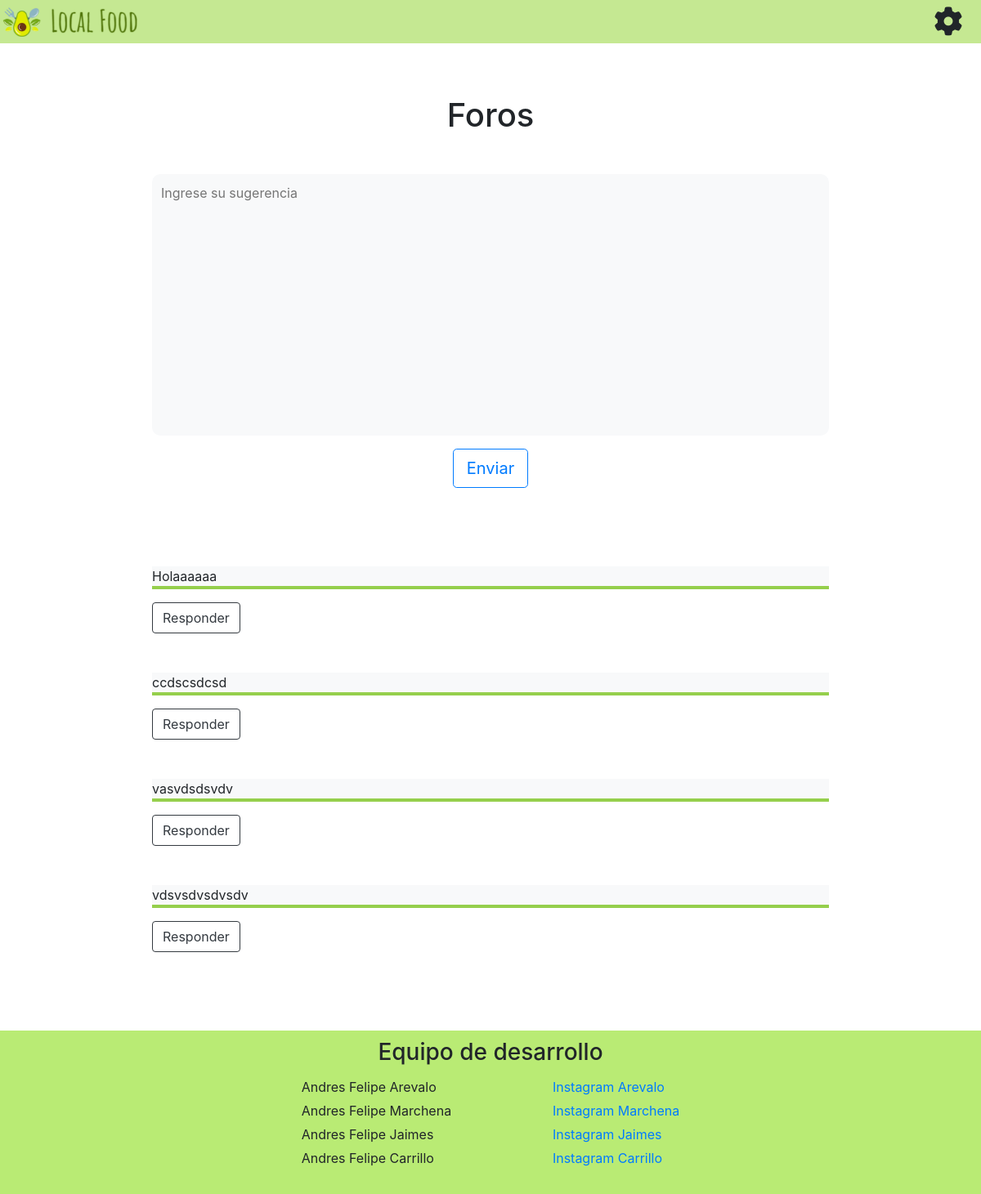
The app's page /comunidad/ (signed in) with its own data.
### Aplicaciones/Comunidad/models.py (models this page shows)
class Comentarios(models.Model):
    id = models.AutoField(primary_key=True)
    text = models.TextField(max_length=2000)
    class Meta:
        db_table = 'Comentarios'

### Aplicaciones/Comunidad/views.py (the view)
# urls.py: path('comunidad/', views.comentar, name = 'comenComunidad'),
def comentar(request):
    if request.method == 'POST':
        print(request.POST['comentario'])
        comentario = request.POST['comentario']
        obj_comment = Comentarios(text=comentario)
        obj_comment.save()
        return redirect('comenComunidad')
    else:
        mis_comentarios = Comentarios.objects.all()
        return render(request, 'create_thread.html',{'c':mis_comentarios})

### Aplicaciones/Comunidad/templates/create_thread.html (shortened to what this page needs)
{% extends "layouts/base2.html" %}
{% load static %}
{% block content %}
<link rel="stylesheet" href="https://stackpath.bootstrapcdn.com/bootstrap/4.3.1/css/bootstrap.min.css"/>
<link rel="stylesheet" href="{% static 'css/comunidad.css' %}">
    <div class="rounded-4 py-5 px-4 px-md-5 ">
        <div class="text-center mb-5 ">
                <h1 class="fw-bolder">Foros</h1>
            </div>
        <form class="forum_container w-100 d-flex justify-content-center align-items-center flex-column" method="POST" action="{% url 'comenComunidad' %}">
                <textarea class="forum w-75 mb-3 bg-light" placeholder="Ingrese su sugerencia" name="comentario"></textarea>
                <div class="d-grid"><button class="btn btn-outline-primary btn-lg" type="submit">Enviar</button></div>
        </form>
    </div>
        <div class=" rounded-4 py-5 px-4 px-md-5 d-flex justify-content-center">
        <div class="forum_container w-75 d-flex justify-content-center align-items-start flex-column">
                {% for co in c %}
                        <p class=" w-100 conatiner_res bg-light">{{co.text}}</p>
                        <button id="res_{{ co.id }}" class="btn btn-outline-dark mb-5">Responder</button>
                {% endfor %}
        </div>
    </div>
{% endblock %}

### static/css/2header.css (style rules this page uses)
* { box-sizing: border-box; padding: 0; margin: 0; }
body { font-family: 'Roboto Condensed', sans-serif; }

### static/css/comunidad.css (style rules this page uses)
.forum { height: 40vh; resize: none; outline: none; border: none; border-radius: 10px; padding: 1%; }
.conatiner_res { border-bottom: 4px solid #95cf4c; }

### records on screen
Comentarios: text "Holaaaaaa"
Comentarios: text "ccdscsdcsd"
Comentarios: text "vasvdsdsvdv"
Comentarios: text "vdsvsdvsdvsdv"
